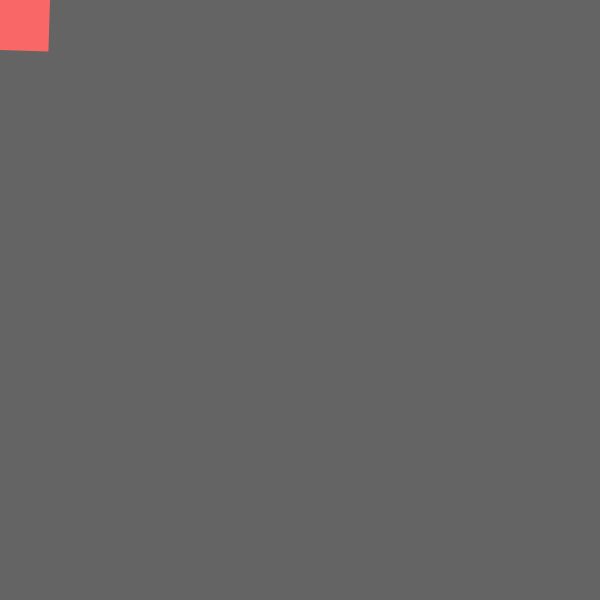
Frame 1 (no input)
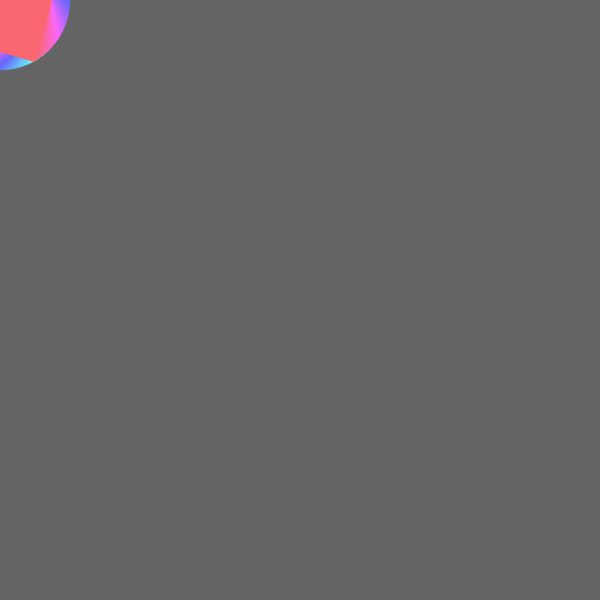
Frame 60 (no input)
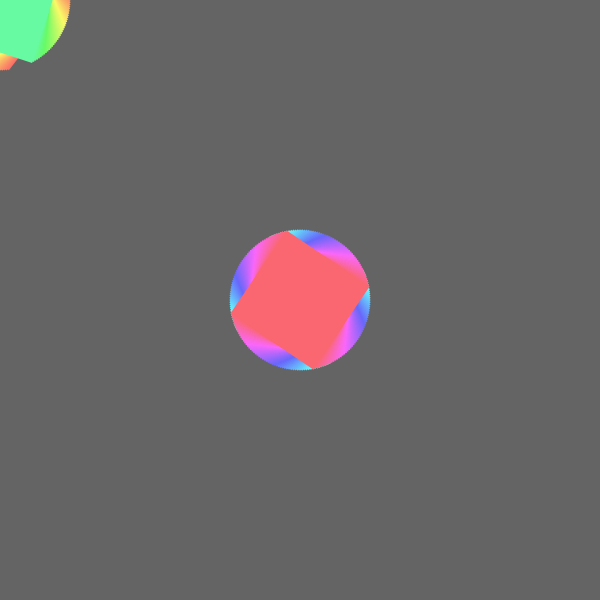
Frame 120 (the mouse pressed at the canvas centre since frame 60)

The p5.js sketch that drew these frames (run headless with seeded random() and noise() and a simulated clock; from frame 60 on, the mouse is pressed at the canvas centre):

// p5.js sketch
// ── sketch.js
var numOfParticles = 100;
var pc;

function setup () {
  createCanvas(600, 600);
  colorMode (HSB, 255);
  rectMode (CENTER);
  noStroke();

  pc = new ParticleController();
  pc.setup(numOfParticles);
}

function draw() {
  background(100);
  pc.update(mouseX, mouseY);
  pc.draw();
  }

// ── particle.js
function Particles(x, y, size) {
  this.x = x;
  this.y = y;
  this.size = size;

  this.update = function (x, y) {
    this.x = x;
    this.y = y;
  }

  this.draw = function (index) {
    push();
    translate (this.x, this.y);
    rotate(Math.PI / 100 * index);
    rect(0, 0, this.size, this.size);
    pop();
  }
}

// ── particleController.js
function ParticleController() {
  this.particles = [];
  this.currentParticleIndex = 0;

  this.setup = function(numOfParticles) {
    for (var i = 0; i < numOfParticles; i++) {
      this.particles[i] = new Particles(-100, -100, 100);
    }
  };

  this.update = function(x, y) {
    this.currentParticleIndex++;
    this.currentParticleIndex = this.currentParticleIndex % this.particles.length;
    this.particles[this.currentParticleIndex].update(x, y);
  };

  this.draw = function() {
    var numOfParticles = this.particles.length;
    for (var i = 0; i < this.particles.length; i++) {
      fill(i/numOfParticles * 255, 150, 250);

      var index = (this.currentParticleIndex + i) % numOfParticles;
      this.particles[index].draw(index);
    }
  }
}
